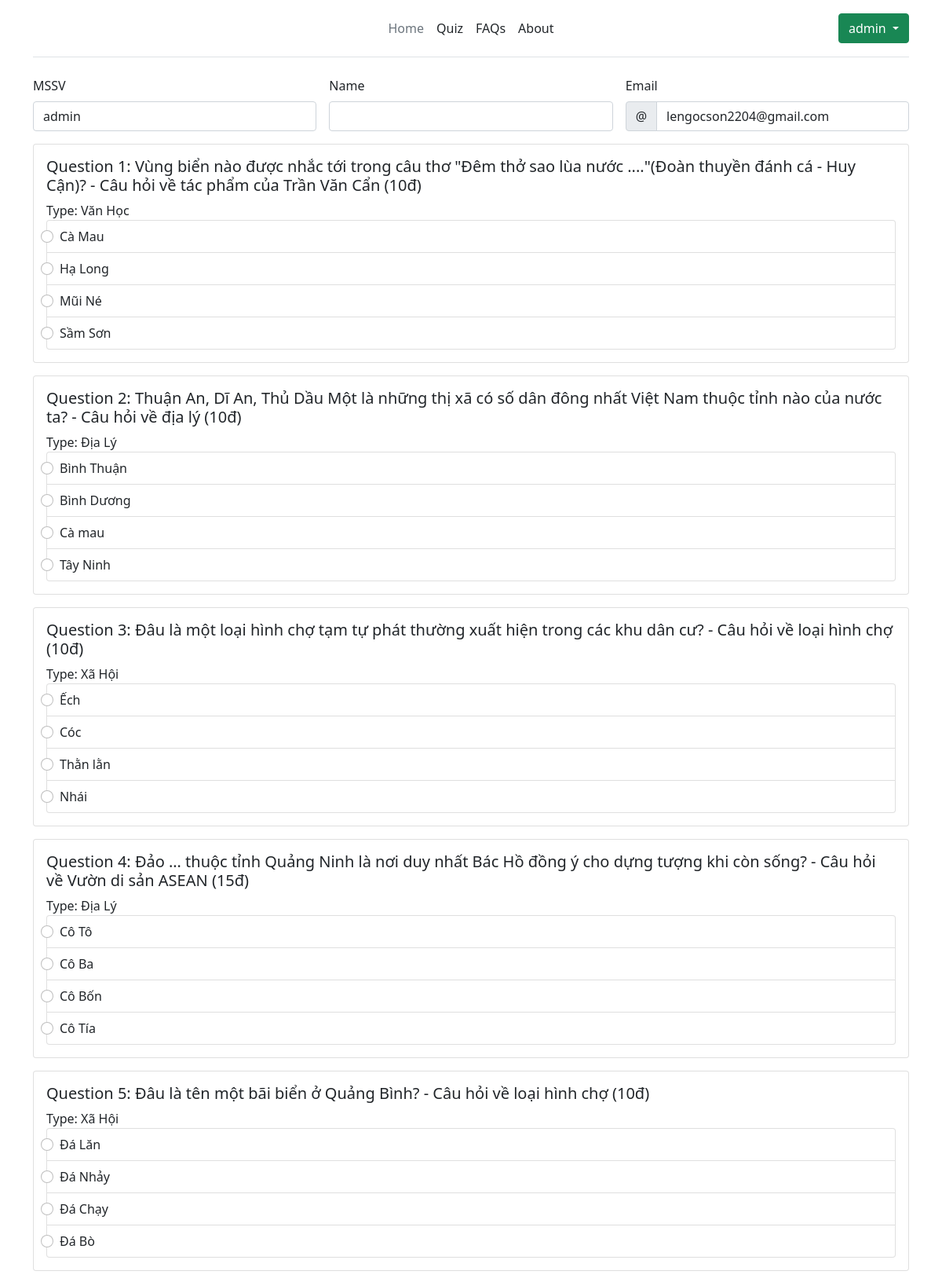
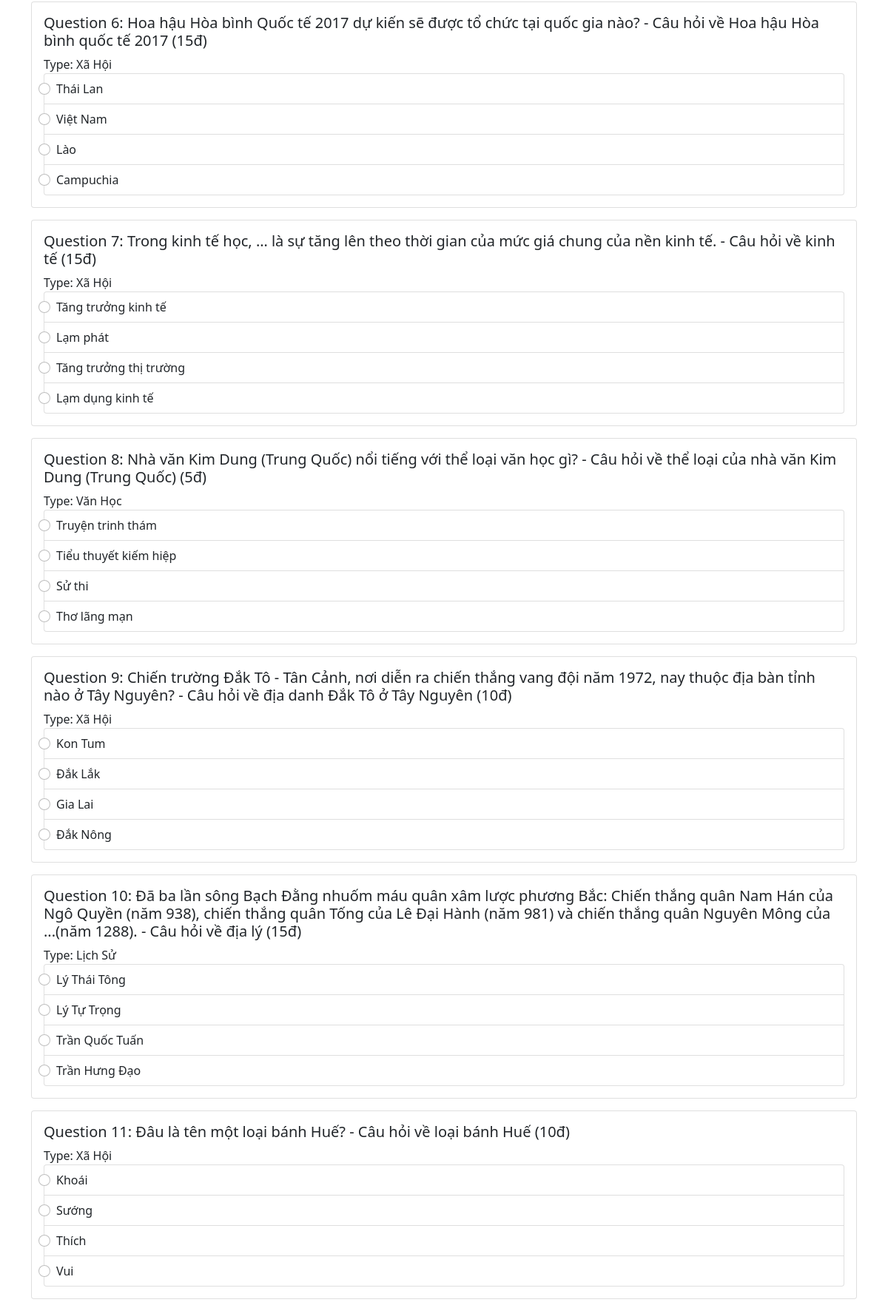
Screenshot of /quiz.php (signed in, upper part) with the database file from the repository (2 pictures, top to bottom).
### tables this page shows
CREATE TABLE "Question" (
	"Id"	INTEGER NOT NULL,
	"Title"	TEXT NOT NULL,
	"Description"	TEXT,
	"ANS_A"	TEXT NOT NULL,
	"ANS_B"	TEXT NOT NULL,
	"ANS_C"	TEXT,
	"ANS_D"	TEXT,
	"Result"	INTEGER NOT NULL DEFAULT 1,
	"Point"	INTEGER DEFAULT 5,
	"TypeQuestion"	INTEGER NOT NULL,
	PRIMARY KEY("Id" AUTOINCREMENT)
);

### App/SQLiteConnection.php (called while the page is built, shortened)
<?php
class SQLiteConnection {
    private $pdo;
    public function connect() {
        if ($this->pdo == null) {
            try {
                $this->pdo = new \PDO("sqlite:" . Config::PATH_TO_SQLITE_FILE);
            } catch (\PDOException $e) {
                echo "Connect Fail";
            }
        }
        return $this->pdo;
    }
}

### App/Users.php (called while the page is built, shortened)
<?php
class Users
{
    private $pdo;
    public function __construct($pdo)
    {
        $this->pdo = $pdo;
        $this->checkLogin();
    }
    public function checkLogin()
    {
        if (isset($_SESSION["type"]) && ($_SESSION["type"] == 'user' || ($_SESSION["type"] == 'admin'))) {
            $sql = "SELECT UserType FROM User WHERE Username=:username AND Email=:email LIMIT 1";
            try {
                $stmt = $this->pdo->query($sql);
                $stmt->execute([
                    ':username' => $_SESSION['username'],
                    ':email' => $_SESSION['email'],
                ]);
                $result = $stmt->fetchAll();
            } catch (Exception $e) {
                echo 'You do not have validated!!';
                header("Location: index.php");
            }
        } else {
            echo 'You not have permission to access this page!!';
            header("Location: index.php");
        }
    }
    public function Question()
    {
        $sql = "SELECT * FROM Question ORDER BY RANDOM() LIMIT 20";
        $stmt = $this->pdo->prepare($sql);
        $stmt->execute();
        return $stmt->fetchAll();
    }
}

### quiz.php (the view, shortened to what this page needs)
<?php
$pdo = new Users((new SQLiteConnection())->connect());
$questions = $pdo->Question();
?>
<?php include 'View/header.php' ?>
<div class="container">
    <form method="POST" action="quiz.php">
        <div class="row g-3 mb-3 needs-validation">
            <div class="col-md-4">
                <label for="validationCustom01" class="form-label">MSSV</label>
                <input type="text" class="form-control" id="validationCustom01" value="<?php echo $_SESSION['username'] ?>" name="mssv" required>
            </div>
            <div class="col-md-4">
                <label for="validationCustom02" class="form-label">Name</label>
                <input type="text" class="form-control" id="validationCustom02" name="name" required>
            </div>
            <div class="col-md-4">
                <label for="validationCustomEmail" class="form-label">Email</label>
                <div class="input-group has-validation">
                    <span class="input-group-text" id="inputGroupPrepend">@</span>
                    <input type="email" class="form-control" id="validationCustomEmail" aria-describedby="inputGroupPrepend" name="email" value="<?php echo $_SESSION['email'] ?>" required>
                </div>
            </div>
        </div>
        <?php $i = 1;
        foreach ($questions as $question) { ?>
            <div class="card mb-3">
                <div class="card-body">
                    <h5 class="card-title">Question <?php echo $i . ': ' . $question['Title'] . ' - ' . $question['Description'] . ' (' . $question['Point'] . 'đ)' ?></h5>
                    <span style="margin-bottom: 20px;">Type: <?php echo $question['TypeQuestion'] ?></span>
                    <div class="list-group form-check">
                        <label class="list-group-item">
                            <input class="form-check-input me-1 question-a" type="radio" name="result<?php echo $question['Id'] ?>" value="1" required>
                            <?php echo $question['ANS_A'] ?>
                        </label>
                        <label class="list-group-item">
                            <input class="form-check-input me-1 question-b" type="radio" name="result<?php echo $question['Id'] ?>" value="2" required>
                            <?php echo $question['ANS_B'] ?>
                        </label>
                        <label class="list-group-item">
                            <input class="form-check-input me-1 question-c" type="radio" name="result<?php echo $question['Id'] ?>" value="3" required>
                            <?php echo $question['ANS_C'] ?>
                        </label>
                        <label class="list-group-item">
                            <input class="form-check-input me-1 question-d" type="radio" name="result<?php echo $question['Id'] ?>" value="4" required>
                            <?php echo $question['ANS_D'] ?>
                        </label>
                    </div>
                </div>
            </div>
        <?php $i++;
        } ?>
    </form>
</div>
<?php include 'View/footer.php' ?>

### View/header.php (shortened to what this page needs)
<!doctype html>
<html lang="en">
<head>
    <link href="https://cdn.jsdelivr.net/npm/bootstrap@5.0.1/dist/css/bootstrap.min.css" rel="stylesheet">
</head>
<body>
    <div class="container">
        <header class="d-flex flex-wrap align-items-center justify-content-center justify-content-md-between py-3 mb-4 border-bottom">
            <a href="/" class="d-flex align-items-center col-md-3 mb-2 mb-md-0 text-dark text-decoration-none">
                <svg class="bi me-2" width="40" height="32" role="img" aria-label="Bootstrap">
                    <use xlink:href="#bootstrap" />
                </svg>
            </a>
            <ul class="nav col-12 col-md-auto mb-2 justify-content-center mb-md-0">
                <li><a href="index.php" class="nav-link px-2 link-secondary">Home</a></li>
                <li><a href="quiz.php" class="nav-link px-2 link-dark">Quiz</a></li>
                <li><a href="#" class="nav-link px-2 link-dark">FAQs</a></li>
                <li><a href="#" class="nav-link px-2 link-dark">About</a></li>
            </ul>
            <?php
            if (!isset($_SESSION['username']) ||  !isset($_SESSION['email'])) {
            ?>
                <div class="col-md-3 text-end">
                    <a href="login.php"><button type="button" class="btn btn-outline-primary me-2">Login</button></a>
                    <a href="register.php"><button type="button" class="btn btn-primary">Register</button></a>
                </div>
            <?php } else { ?>
                <div class="col-md-3 text-end">
                    <div class="btn-group">
                        <button type="button" class="btn btn-success dropdown-toggle" data-bs-toggle="dropdown" aria-expanded="false">
                            <?php echo $_SESSION['username'] ?>
                        </button>
                    </div>
                </div>
            <?php } ?>
        </header>
    </div>

### View/footer.php (shortened to what this page needs)
</body>
</html>

### rows the page displays
question: Title "Vùng biển nào được nhắc tới trong câu thơ \"Đêm thở sao lùa nước ....\"(Đoàn thuyền đánh cá - Huy Cận)?", Description "Câu hỏi về tác phẩm của Trần Văn Cẩn", Point "10", TypeQuestion "Văn Học", ANS_A "Cà Mau", ANS_B "Hạ Long", ANS_C "Mũi Né", ANS_D "Sầm Sơn"
question: Title "Thuận An, Dĩ An, Thủ Dầu Một là những thị xã có số dân đông nhất Việt Nam thuộc tỉnh nào của nước ta?", Description "Câu hỏi về địa lý", Point "10", TypeQuestion "Địa Lý", ANS_A "Bình Thuận", ANS_B "Bình Dương", ANS_C "Cà mau", ANS_D "Tây Ninh"
question: Title "Đâu là một loại hình chợ tạm tự phát thường xuất hiện trong các khu dân cư?", Description "Câu hỏi về loại hình chợ", Point "10", TypeQuestion "Xã Hội", ANS_A "Ếch", ANS_B "Cóc", ANS_C "Thằn lằn", ANS_D "Nhái"
question: Title "Đảo … thuộc tỉnh Quảng Ninh là nơi duy nhất Bác Hồ đồng ý cho dựng tượng khi còn sống?", Description "Câu hỏi về Vườn di sản ASEAN", Point "15", TypeQuestion "Địa Lý", ANS_A "Cô Tô", ANS_B "Cô Ba", ANS_C "Cô Bốn", ANS_D "Cô Tía"
question: Title "Đâu là tên một bãi biển ở Quảng Bình?", Description "Câu hỏi về loại hình chợ", Point "10", TypeQuestion "Xã Hội", ANS_A "Đá Lăn", ANS_B "Đá Nhảy", ANS_C "Đá Chạy", ANS_D "Đá Bò"
question: Title "Hoa hậu Hòa bình Quốc tế 2017 dự kiến sẽ được tổ chức tại quốc gia nào?", Description "Câu hỏi về Hoa hậu Hòa bình quốc tế 2017", Point "15", TypeQuestion "Xã Hội", ANS_A "Thái Lan", ANS_B "Việt Nam", ANS_C "Lào", ANS_D "Campuchia"
question: Title "Trong kinh tế học, … là sự tăng lên theo thời gian của mức giá chung của nền kinh tế.", Description "Câu hỏi về kinh tế", Point "15", TypeQuestion "Xã Hội", ANS_A "Tăng trưởng kinh tế", ANS_B "Lạm phát", ANS_C "Tăng trưởng thị trường", ANS_D "Lạm dụng kinh tế"
question: Title "Nhà văn Kim Dung (Trung Quốc) nổi tiếng với thể loại văn học gì?", Description "Câu hỏi về thể loại của nhà văn Kim Dung (Trung Quốc)", Point "5", TypeQuestion "Văn Học", ANS_A "Truyện trinh thám", ANS_B "Tiểu thuyết kiếm hiệp", ANS_C "Sử thi", ANS_D "Thơ lãng mạn"
question: Title "Chiến trường Đắk Tô - Tân Cảnh, nơi diễn ra chiến thắng vang đội năm 1972, nay thuộc địa bàn tỉnh nào ở Tây Nguyên?", Description "Câu hỏi về địa danh Đắk Tô ở Tây Nguyên", Point "10", TypeQuestion "Xã Hội", ANS_A "Kon Tum", ANS_B "Đắk Lắk", ANS_C "Gia Lai", ANS_D "Đắk Nông"
question: Title "Đã ba lần sông Bạch Đằng nhuốm máu quân xâm lược phương Bắc: Chiến thắng quân Nam Hán của Ngô Quyền (năm 938), chiến thắng quân Tống của Lê Đại Hành (năm 981) và chiến thắng quân Nguyên Mông của ...(năm 1288).", Description "Câu hỏi về địa lý", Point "15", TypeQuestion "Lịch Sử", ANS_A "Lý Thái Tông", ANS_B "Lý Tự Trọng", ANS_C "Trần Quốc Tuấn", ANS_D "Trần Hưng Đạo"
question: Title "Đâu là tên một loại bánh Huế?", Description "Câu hỏi về loại bánh Huế", Point "10", TypeQuestion "Xã Hội", ANS_A "Khoái", ANS_B "Sướng", ANS_C "Thích", ANS_D "Vui"

### other values shown
$_SESSION['username'] "admin"
